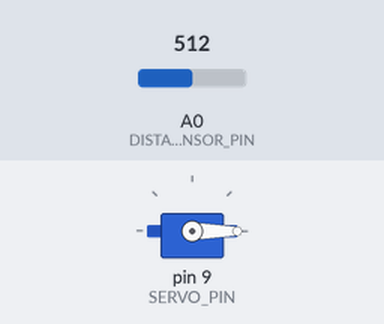
Recording of a sketch running on a simulated Arduino Uno, built with avr-gcc and run on an emulated ATmega328P. Parts: servo. The test bench sets the inputs (shaded band); at power-on: A0 (DISTANCE_SENSOR_PIN) = 512.

Above: at 1.2 s.
1.3 s: A0 (DISTANCE_SENSOR_PIN) set to 595
2.8 s: A0 (DISTANCE_SENSOR_PIN) set to 630
4.3 s: A0 (DISTANCE_SENSOR_PIN) set to 647
5.9 s: A0 (DISTANCE_SENSOR_PIN) set to 664
At 7.2 s:
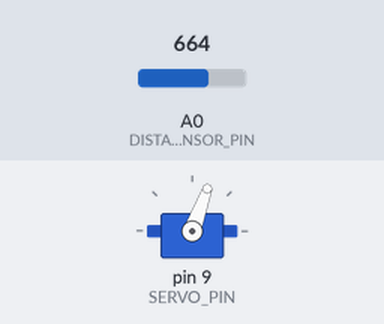
8.0 s: A0 (DISTANCE_SENSOR_PIN) set to 511
At 10.84 s:
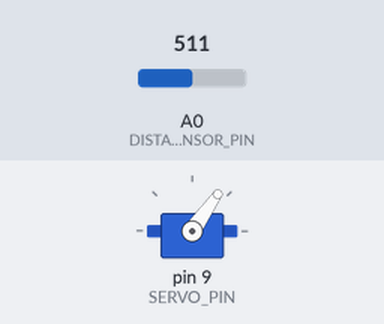
11.0 s: A0 (DISTANCE_SENSOR_PIN) set to 900
Timing chart, 0 to 13.7 s (numbered marks = the images above; inputs shaded):
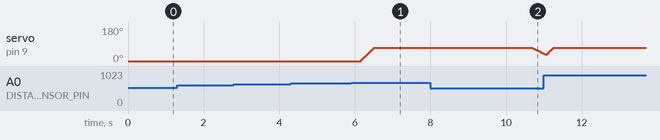

The sketch:

auto_trash_bin.ino
```cpp
#include <Servo.h>

//#define DEBUG_LOGS

Servo lidServo;

const int DISTANCE_SENSOR_PIN = 0;
const int SERVO_PIN = 9;

const int CLOSE_ANGLE = 0;
const int OPEN_ANGLE  = 70;

const int OPEN_STEP = 2;
const int CLOSE_STEP = 1;

const int HISTORY_LENGTH = 50;
const int DISTANCE_THRESHOLD = 50;
const int CYCLE_DURATION = 10;
const int SECONDS_BEFORE_CLOSE = 10;
const int CYCLES_BEFORE_CLOSE= SECONDS_BEFORE_CLOSE * 1000 / CYCLE_DURATION;


int distHistory[HISTORY_LENGTH];
byte historyItem = 0;
bool historyInitialized = false;

byte closeCyclesCountdown = 0;
int lidTargetAngle = CLOSE_ANGLE;
int lidWrittenAngle = CLOSE_ANGLE;

void setup() {
#ifdef DEBUG_LOGS
  Serial.begin(9600);
#endif

  lidServo.attach(SERVO_PIN);

  lidServo.write(CLOSE_ANGLE);
  lidWrittenAngle = CLOSE_ANGLE;
#ifdef DEBUG_LOGS
  Serial.print("Init the lid at ");
  Serial.println(lidWrittenAngle);
#endif

  for(byte i=0; i<HISTORY_LENGTH; i++) {
    distHistory[i]=0;
  }
}

void rememberHistory(int dist) {
  distHistory[historyItem] = dist;
  historyItem++;
  if(!historyInitialized && historyItem == HISTORY_LENGTH) {
    historyInitialized = true;
#ifdef DEBUG_LOGS
  Serial.println("History initialized");
#endif
  }
  historyItem = historyItem % HISTORY_LENGTH;
}

int avgDist() {
  int sum = 0;
  for(byte i=0; i<HISTORY_LENGTH; i++) {
    sum += distHistory[i];
  }
  return sum/HISTORY_LENGTH;
}

void lidTriggerOpen() {
  if(lidTargetAngle != OPEN_ANGLE) {
#ifdef DEBUG_LOGS
   Serial.println("open the lid");
#endif
     lidTargetAngle = OPEN_ANGLE;
  }
}

void lidTriggerClose() {
  if(lidTargetAngle != CLOSE_ANGLE) {
#ifdef DEBUG_LOGS
    Serial.println("close the lid");
#endif
    lidTargetAngle = CLOSE_ANGLE;
  }
}

void moveLid() {
  int nextAngle;
  if(lidTargetAngle > lidWrittenAngle) {
    nextAngle = lidWrittenAngle + OPEN_STEP;
    if(nextAngle > lidTargetAngle)
        nextAngle = lidTargetAngle;
#ifdef DEBUG_LOGS
    Serial.print("Opening to ");
    Serial.println(nextAngle);
#endif
    lidServo.write(nextAngle);
    lidWrittenAngle = nextAngle;
  } else if(lidTargetAngle < lidWrittenAngle) {
    nextAngle = lidWrittenAngle - CLOSE_STEP;
    if(nextAngle < lidTargetAngle)
       nextAngle = lidTargetAngle;
#ifdef DEBUG_LOGS
    Serial.print("Closing to ");
    Serial.println(nextAngle);
#endif
    lidServo.write(nextAngle);
    lidWrittenAngle = nextAngle;
  }
}

bool distChanges() {
  if(!historyInitialized) {
    return false;
  } else {
    int avg = avgDist();
    int distN = distHistory[historyItem];
    int distN_1 = distHistory[(historyItem - 1 + HISTORY_LENGTH) % HISTORY_LENGTH];
    int distN_2 = distHistory[(historyItem - 2 + HISTORY_LENGTH) % HISTORY_LENGTH];
    bool changed = abs(avg - distN) > DISTANCE_THRESHOLD &&
    abs(avg - distN_1) > DISTANCE_THRESHOLD &&
    abs(avg - distN_2) > DISTANCE_THRESHOLD;
#ifdef DEBUG_LOGS
    if(changed) {
      Serial.print("Changed: avg=");
      Serial.print(avg);
      Serial.print(", distN=");
      Serial.print(distN);
      Serial.print(", distN-1=");
      Serial.print(distN_1);
      Serial.print(", distN-2=");
      Serial.println(distN_2);
    }
#endif
    return changed;
  }
}

void loop() {
  int dist = analogRead(DISTANCE_SENSOR_PIN);
  rememberHistory(dist);

  if(distChanges()) {
#ifdef DEBUG_LOGS
    Serial.print("Changes ");
    Serial.println(dist);
    Serial.println();
#endif
    closeCyclesCountdown = CYCLES_BEFORE_CLOSE;
    lidTriggerOpen();
  }

  if(closeCyclesCountdown > 0) {
#ifdef DEBUG_LOGS
    Serial.print("countdown=");
    Serial.println(closeCyclesCountdown);
#endif
    closeCyclesCountdown--;
  }
  if(closeCyclesCountdown == 0) {
    lidTriggerClose();
  }

  moveLid();

  delay(CYCLE_DURATION);
}
```

Measured:
- the behaviour switches between 655 and 656 on A0 (DISTANCE_SENSOR_PIN) (found by bisection; images 0 and 1)
- after the input at 1.3 s, every drawn part: stays the same
- after the input at 2.8 s, every drawn part: stays the same
- after the input at 4.3 s, every drawn part: stays the same
- after the input at 5.9 s, servo on pin 9 (SERVO_PIN): moves from 0° to 70° over 0.35 s, starting after 0.25 s
- after the input at 8.0 s, servo on pin 9 (SERVO_PIN): moves from 70° to 39° over 0.31 s, starting after 2.7 s
